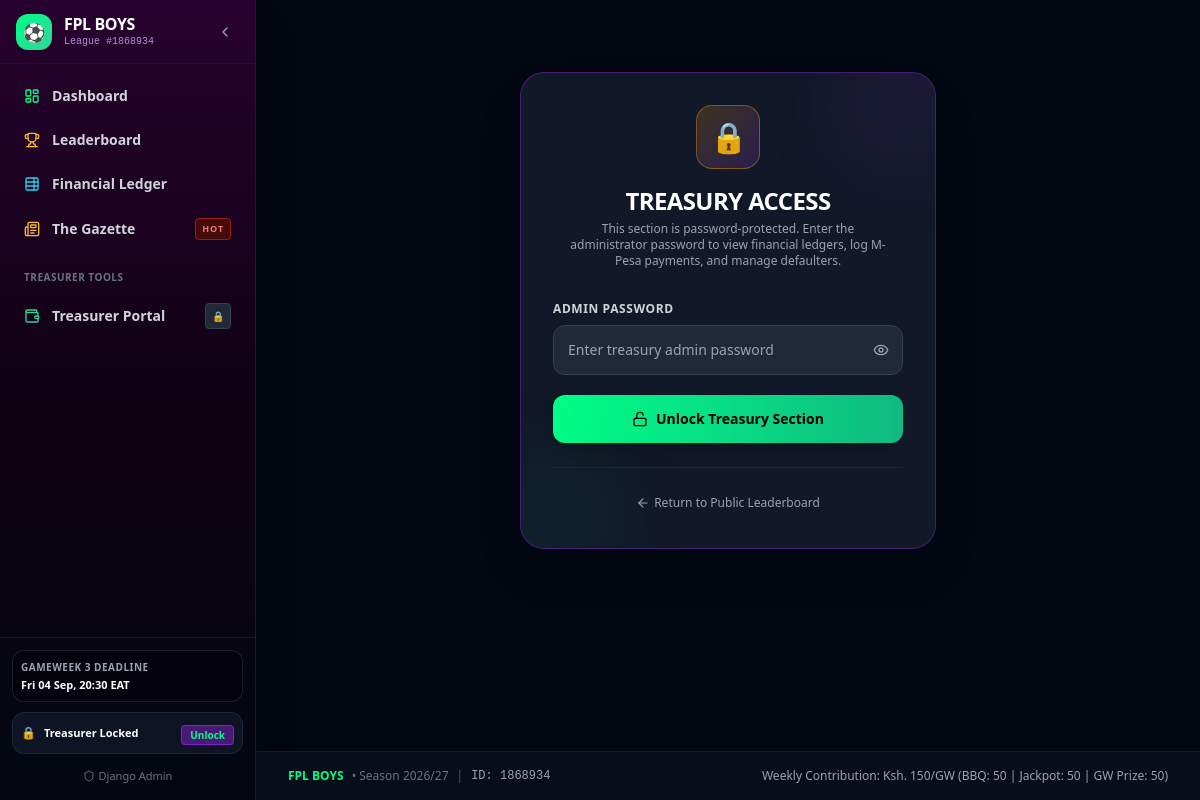
The page /treasury/unlock/ on the database as committed earlier.
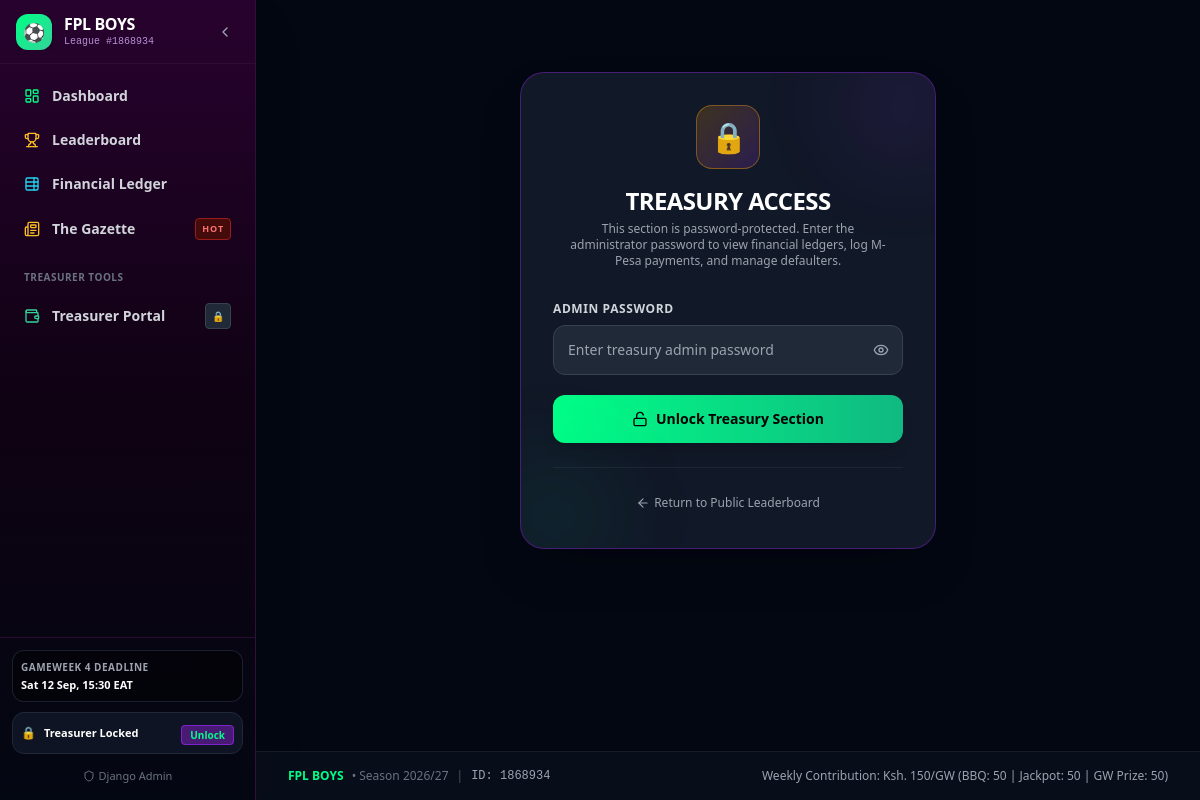
The same page on the database as committed later.
### league/models.py (models this page shows, shortened)
class Gameweek(models.Model):
    STATUS_CHOICES = (
        ('upcoming', 'Upcoming'),
        ('active', 'Active'),
        ('finished', 'Finished'),
    )
    number = models.IntegerField(unique=True)
    name = models.CharField(max_length=60)
    deadline_time = models.DateTimeField(help_text="Official FPL Gameweek deadline (UTC)")
    status = models.CharField(max_length=20, choices=STATUS_CHOICES, default='upcoming')
    is_current = models.BooleanField(default=False)
    is_next = models.BooleanField(default=False)
    month = models.IntegerField(default=8, help_text="Month number 1-12 for monthly filters")
    season = models.CharField(max_length=20, default="2026/27")
    payout_calculated = models.BooleanField(default=False)
    prize_pool_amount = models.DecimalField(max_digits=10, decimal_places=2, default=Decimal('500.00'))
    class Meta:
        ordering = ['number']
        verbose_name = "Gameweek"
        verbose_name_plural = "Gameweeks"
    @property
    def deadline_eat(self):
        if not self.deadline_time:
            return None
        eat_tz = pytz.timezone('Africa/Nairobi')
        return self.deadline_time.astimezone(eat_tz)

### treasury/views.py (the view, shortened to what this page needs)
# urls.py: path('unlock/', views.treasury_unlock_view, name='treasury_unlock'),
def treasury_unlock_view(request):
    next_url = request.GET.get('next') or request.POST.get('next') or '/treasury/portal/'
    if request.user.is_authenticated or request.session.get('treasury_admin_authenticated'):
        return redirect(next_url)
    context = {
        'next': next_url,
    }
    return render(request, 'treasury/unlock.html', context)

### templates/treasury/unlock.html (shortened to what this page needs)
{% extends 'base.html' %}
{% block content %}
<div class="max-w-md mx-auto my-12 px-4">
    <div class="bg-gray-900 border border-purple-800/60 rounded-3xl p-8 shadow-2xl relative overflow-hidden glow-purple">
        <div class="absolute -right-8 -top-8 w-32 h-32 bg-purple-600/10 rounded-full blur-2xl pointer-events-none"></div>
        <div class="absolute -left-8 -bottom-8 w-32 h-32 bg-emerald-600/10 rounded-full blur-2xl pointer-events-none"></div>
        <div class="text-center">
            <div class="w-16 h-16 rounded-2xl bg-gradient-to-br from-amber-500/20 to-purple-600/20 border border-amber-500/40 flex items-center justify-center text-3xl mx-auto shadow-inner mb-4">
                🔒
            </div>
            <h1 class="text-2xl font-black text-white tracking-tight">TREASURY ACCESS</h1>
            <p class="text-xs text-gray-400 mt-1 max-w-xs mx-auto">
                This section is password-protected. Enter the administrator password to view financial ledgers, log M-Pesa payments, and manage defaulters.
            </p>
        </div>
        <form method="POST" action="{% url 'treasury_unlock' %}" class="mt-8 space-y-5">
            <div>
                <label class="block text-xs font-bold text-gray-300 uppercase tracking-wider mb-2">Admin Password</label>
                <div class="relative">
                    <input
                        type="password"
                        id="treasury-password-input"
                        name="password"
                        required
                        placeholder="Enter treasury admin password"
                        class="bg-gray-800 border border-gray-700 text-white text-sm rounded-xl focus:ring-2 focus:ring-fpl-green focus:border-fpl-green block w-full p-3.5 pr-11 transition-all"
                        autofocus
                    >
                    <button
                        type="button"
                        onclick="togglePasswordVisibility()"
                        class="absolute inset-y-0 right-0 pr-3.5 flex items-center text-gray-400 hover:text-white"
                        title="Toggle password visibility"
                    >
                        <i id="eye-icon" data-lucide="eye" class="w-4 h-4"></i>
                    </button>
                </div>
            </div>
            <button type="submit" class="w-full py-3.5 bg-gradient-to-r from-fpl-green to-emerald-500 hover:from-emerald-400 hover:to-emerald-600 text-black font-extrabold text-sm rounded-xl shadow-lg hover:shadow-emerald-500/20 transition-all flex items-center justify-center">
                <i data-lucide="unlock" class="w-4 h-4 mr-2"></i> Unlock Treasury Section
            </button>
        </form>
        <div class="mt-6 pt-6 border-t border-gray-800/80 text-center">
            <a href="{% url 'dashboard' %}" class="text-xs text-gray-400 hover:text-white inline-flex items-center transition-colors">
                <i data-lucide="arrow-left" class="w-3.5 h-3.5 mr-1"></i> Return to Public Leaderboard
            </a>
        </div>
    </div>
</div>
{% endblock %}

### templates/base.html (shortened to what this page needs)
<!DOCTYPE html>
<html lang="en" class="dark">
<head>
    <script src="https://cdn.tailwindcss.com"></script>
</head>
<body class="bg-gray-950 text-gray-100 min-h-screen font-sans antialiased selection:bg-fpl-green selection:text-black">
    <aside id="sidebar" class="fixed top-0 left-0 bottom-0 z-50 bg-gradient-to-b from-fpl-purple via-fpl-dark to-gray-950 border-r border-fpl-border flex flex-col justify-between transition-all duration-300 sidebar-expanded -translate-x-full md:translate-x-0 shadow-2xl">
        <div>
            <div class="h-16 flex items-center justify-between px-4 border-b border-fpl-border/80">
                <a href="{% url 'dashboard' %}" class="flex items-center space-x-3 overflow-hidden group">
                    <div class="w-9 h-9 rounded-xl bg-gradient-to-br from-fpl-green to-emerald-400 flex-shrink-0 flex items-center justify-center text-black font-black text-lg shadow-md group-hover:scale-105 transition-transform">
                        ⚽
                    </div>
                    <div class="sidebar-text transition-opacity duration-200">
                        <span class="text-base font-black tracking-tight text-white group-hover:text-fpl-green transition-colors block leading-tight">
                            FPL BOYS
                        </span>
                        <span class="text-[10px] text-purple-300/80 font-mono block">League #1868934</span>
                    </div>
                </a>
                <button id="desktop-sidebar-toggle" class="hidden md:flex p-1.5 rounded-lg text-gray-400 hover:text-white hover:bg-purple-900/60 focus:outline-none transition-colors" title="Toggle Sidebar">
                    <i id="toggle-icon" data-lucide="chevron-left" class="w-4 h-4"></i>
                </button>
            </div>
            <nav class="p-3 space-y-1">
                <a href="{% url 'dashboard' %}" class="flex items-center px-3 py-2.5 rounded-xl text-sm font-semibold transition-all group {% if request.resolver_match.url_name == 'dashboard' %}bg-purple-900/50 text-fpl-green border border-purple-700/60 shadow-sm{% else %}text-gray-300 hover:text-white hover:bg-purple-950/40{% endif %}" title="Dashboard">
                    <i data-lucide="layout-dashboard" class="w-4 h-4 flex-shrink-0 text-fpl-green group-hover:scale-110 transition-transform"></i>
                    <span class="ml-3 sidebar-text whitespace-nowrap">Dashboard</span>
                </a>
                <a href="{% url 'standings' %}" class="flex items-center px-3 py-2.5 rounded-xl text-sm font-semibold transition-all group {% if request.resolver_match.url_name == 'standings' %}bg-purple-900/50 text-fpl-green border border-purple-700/60 shadow-sm{% else %}text-gray-300 hover:text-white hover:bg-purple-950/40{% endif %}" title="Leaderboard">
                    <i data-lucide="trophy" class="w-4 h-4 flex-shrink-0 text-amber-400 group-hover:scale-110 transition-transform"></i>
                    <span class="ml-3 sidebar-text whitespace-nowrap">Leaderboard</span>
                </a>
                <a href="{% url 'financial_ledger' %}" class="flex items-center px-3 py-2.5 rounded-xl text-sm font-semibold transition-all group {% if request.resolver_match.url_name == 'financial_ledger' %}bg-purple-900/50 text-fpl-green border border-purple-700/60 shadow-sm{% else %}text-gray-300 hover:text-white hover:bg-purple-950/40{% endif %}" title="Financial Ledger & Earnings">
                    <i data-lucide="table-properties" class="w-4 h-4 flex-shrink-0 text-cyan-400 group-hover:scale-110 transition-transform"></i>
                    <span class="ml-3 sidebar-text whitespace-nowrap">Financial Ledger</span>
                </a>
                <a href="{% url 'gazette' %}" class="flex items-center px-3 py-2.5 rounded-xl text-sm font-semibold transition-all group {% if request.resolver_match.url_name == 'gazette' %}bg-purple-900/50 text-fpl-green border border-purple-700/60 shadow-sm{% else %}text-gray-300 hover:text-white hover:bg-purple-950/40{% endif %}" title="The Gazette - News & Brutal Roasts">
                    <i data-lucide="newspaper" class="w-4 h-4 flex-shrink-0 text-amber-400 group-hover:scale-110 transition-transform"></i>
                    <span class="ml-3 sidebar-text whitespace-nowrap flex items-center justify-between w-full">
                        <span>The Gazette</span>
                        <span class="text-[9px] bg-red-950 text-red-400 border border-red-800 px-1.5 py-0.2 rounded font-bold uppercase tracking-widest ml-2">HOT</span>
                    </span>
                </a>
                <div class="pt-4 pb-1">
                    <div class="px-3 text-[10px] font-bold uppercase tracking-wider text-gray-500 sidebar-text">
                        Treasurer Tools
                    </div>
                </div>
                <a href="{% url 'treasurer_portal' %}" class="flex items-center justify-between px-3 py-2.5 rounded-xl text-sm font-semibold transition-all group {% if request.resolver_match.url_name == 'treasurer_portal' or request.resolver_match.url_name == 'payment_edit' or request.resolver_match.url_name == 'payment_delete' %}bg-purple-900/50 text-fpl-green border border-purple-700/60 shadow-sm{% else %}text-gray-300 hover:text-white hover:bg-purple-950/40{% endif %}" title="Treasurer Portal (Admin)">
                    <div class="flex items-center">
                        <i data-lucide="wallet" class="w-4 h-4 flex-shrink-0 text-emerald-400 group-hover:scale-110 transition-transform"></i>
                        <span class="ml-3 sidebar-text whitespace-nowrap">Treasurer Portal</span>
                    </div>
                    {% if not is_treasury_unlocked %}
                    <span class="sidebar-text text-[10px] bg-gray-800 text-gray-400 px-1.5 py-0.5 rounded border border-gray-700">🔒</span>
                    {% endif %}
                </a>
            </nav>
        </div>
        <div class="p-3 border-t border-fpl-border/80 space-y-2.5">
            {% if current_gw or next_gw %}
            <div class="sidebar-text p-2 rounded-xl bg-black/40 border border-gray-800/80 text-xs">
                <div class="text-[10px] uppercase font-bold text-gray-400 tracking-wider">
                    {% if next_gw %}{{ next_gw.name }}{% else %}{{ current_gw.name }}{% endif %} Deadline
                </div>
                <div class="text-white font-semibold mt-0.5 truncate text-[11px]">
                    {% if next_gw %}{{ next_gw.deadline_eat|date:"D d M, H:i" }}{% else %}{{ current_gw.deadline_eat|date:"D d M, H:i" }}{% endif %} EAT
                </div>
            </div>
            {% endif %}
            <div class="flex items-center justify-between p-2 rounded-xl bg-gray-900/80 border border-gray-800">
                <div class="flex items-center space-x-2 overflow-hidden">
                    <span class="text-xs">{% if is_treasury_unlocked %}🔓{% else %}🔒{% endif %}</span>
                    <div class="sidebar-text">
                        <span class="text-[11px] font-bold text-white block leading-tight">
                            {% if is_treasury_unlocked %}Admin Active{% else %}Treasurer Locked{% endif %}
                        </span>
                    </div>
                </div>
                <div class="sidebar-text">
                    {% if is_treasury_unlocked %}
                    <a href="{% url 'treasury_lock' %}" class="px-2 py-0.5 bg-gray-800 hover:bg-gray-700 text-gray-300 text-[10px] font-bold rounded border border-gray-700 transition-colors">
                        Lock
                    </a>
                    {% else %}
                    <a href="{% url 'treasury_unlock' %}" class="px-2 py-0.5 bg-purple-900/80 hover:bg-purple-800 text-fpl-green text-[10px] font-bold rounded border border-purple-700 transition-colors">
                        Unlock
                    </a>
                    {% endif %}
                </div>
            </div>
            <a href="/admin/" target="_blank" class="sidebar-text flex items-center justify-center w-full py-1 text-[11px] font-medium text-gray-500 hover:text-gray-300 transition-colors">
                <i data-lucide="shield" class="w-3 h-3 mr-1"></i> Django Admin
            </a>
        </div>
    </aside>
    <div id="main-content" class="transition-all duration-300 main-expanded min-h-screen flex flex-col">
        <main class="flex-grow max-w-7xl mx-auto px-3 sm:px-6 lg:px-8 py-4 sm:py-6 w-full">
            {% block content %}{% endblock %}
        </main>
        <footer class="bg-gray-900/40 border-t border-gray-800/60 py-4 text-xs text-gray-500 text-center">
            <div class="max-w-7xl mx-auto px-3 sm:px-6 lg:px-8 flex flex-col sm:flex-row items-center justify-between gap-2">
                <div class="flex items-center space-x-2">
                    <span class="font-black text-fpl-green">FPL BOYS</span>
                    <span>• Season 2026/27</span>
                    <span class="text-gray-600">|</span>
                    <span class="font-mono text-gray-400">ID: 1868934</span>
                </div>
                <div class="text-gray-400">
                    Weekly Contribution: Ksh. 150/GW (BBQ: 50 | Jackpot: 50 | GW Prize: 50)
                </div>
            </div>
        </footer>
    </div>
</body>
</html>

### templates/base.html (style rules this page uses)
.sidebar-expanded { width: 16rem; }
.main-expanded { margin-left: 16rem; }

Rows that differ between the two databases and show on the page:
no longer on this page (row edited): Gameweek: name "GAMEWEEK 3", deadline_eat "Fri 04 Sep, 20:30"
now on this page (row edited): Gameweek: name "GAMEWEEK 4", deadline_eat "Sat 12 Sep, 15:30"
